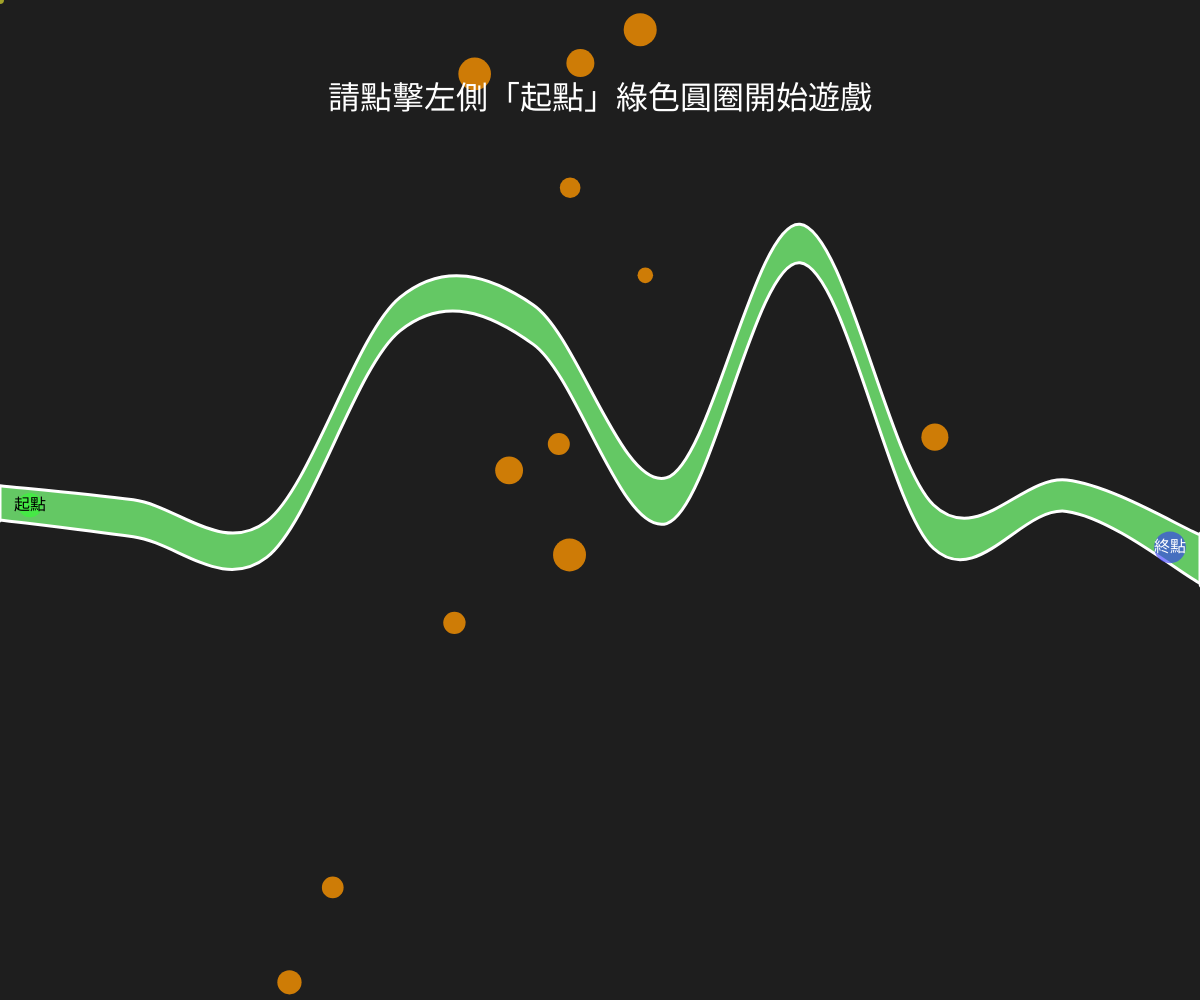
Frame 1 (no input)
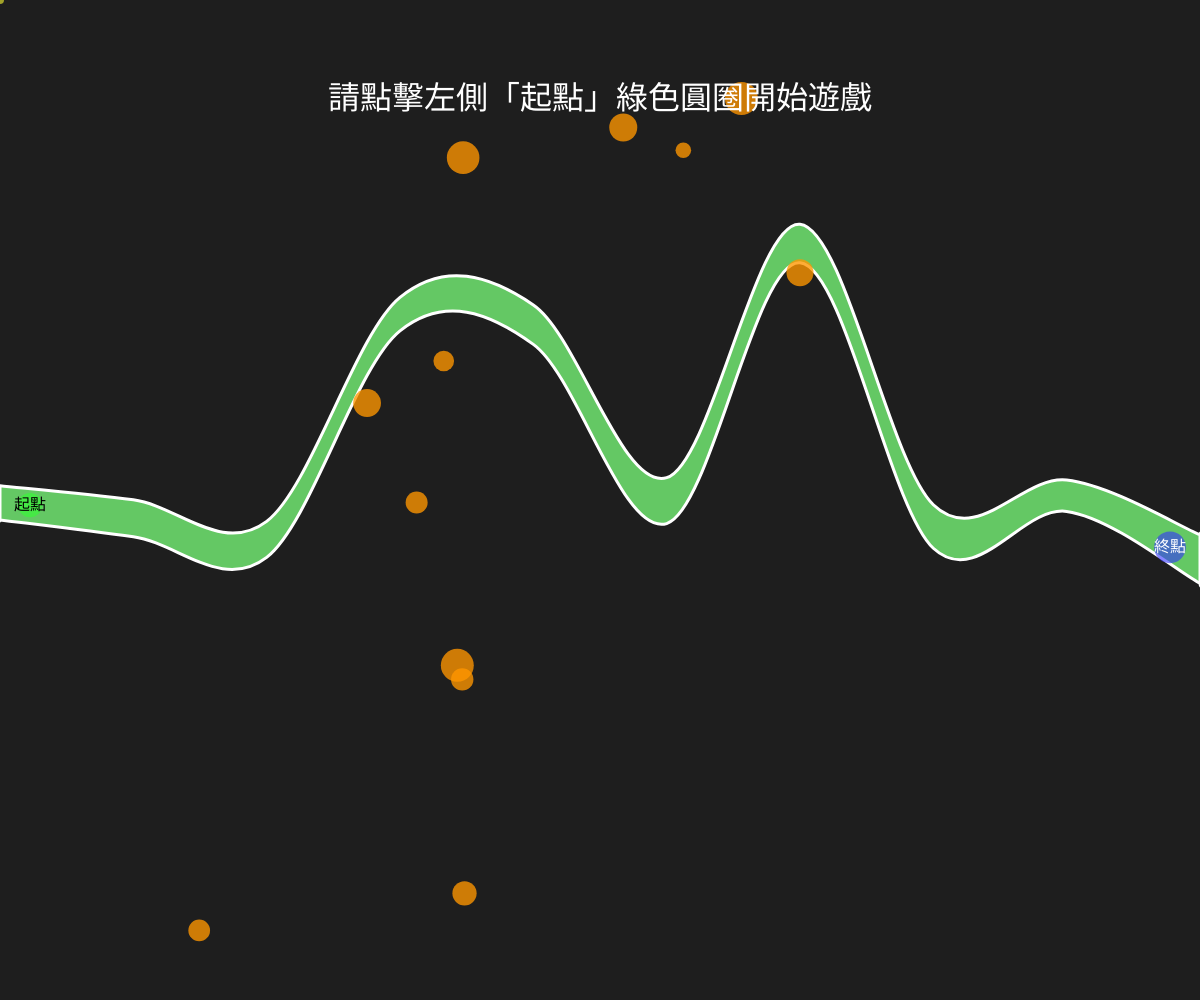
Frame 60 (no input)
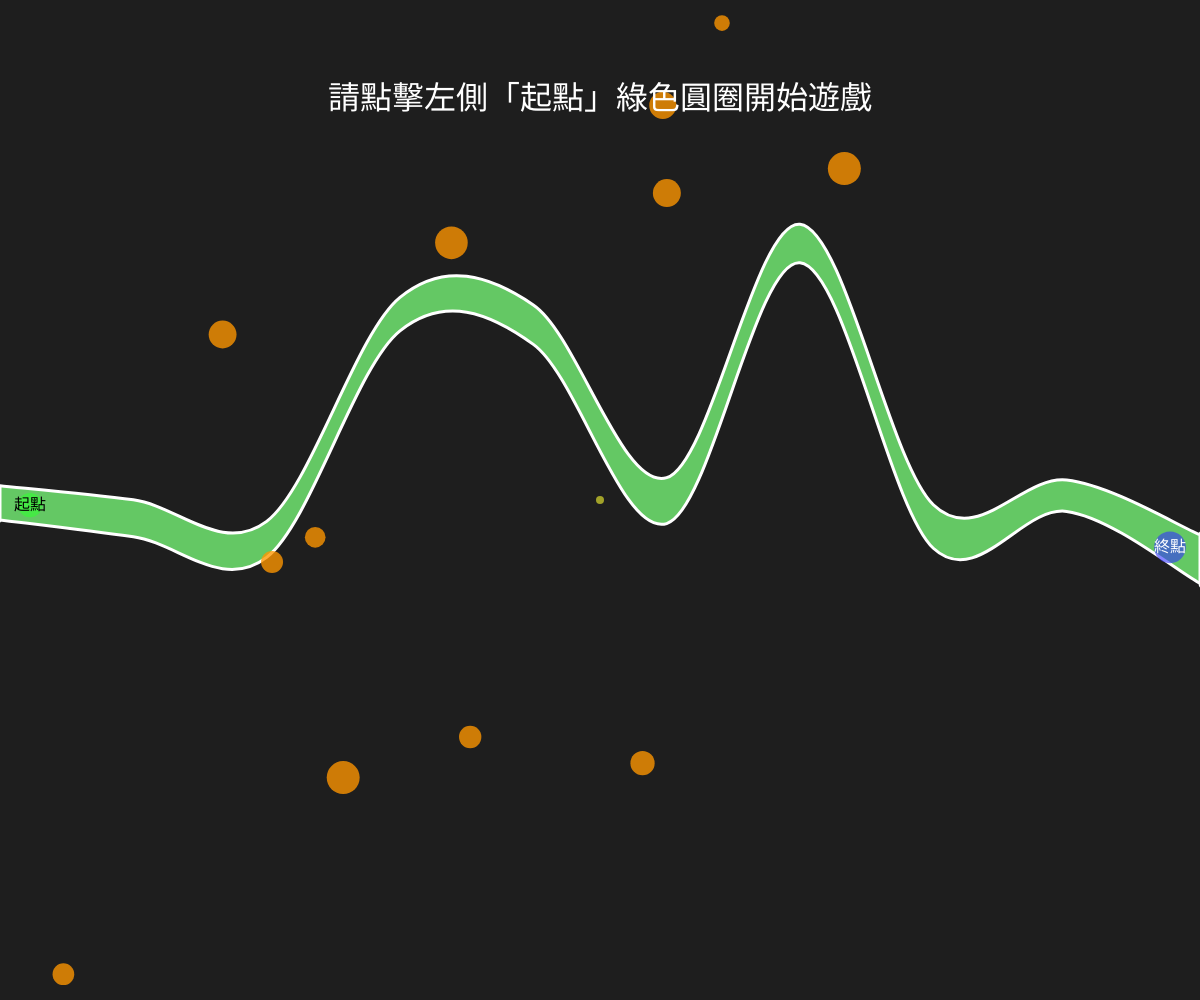
Frame 120 (the mouse pressed at the canvas centre since frame 60)

The p5.js sketch that drew these frames (run headless with seeded random() and noise() and a simulated clock; from frame 60 on, the mouse is pressed at the canvas centre):

// p5.js sketch
// ── sketch.js
let points = [];
const numPoints = 10;
let gameState = "start"; // 遊戲狀態："start", "playing", "fail", "win"
let startZone = { x: 0, y: 0, r: 30 };
let endZone = { x: 0, y: 0, r: 30 };
let obstacles = [];
let lives = 3; // 玩家生命值
let invulnerableTimer = 0; // 受傷後的無敵時間計時器

function setup() {
  createCanvas(windowWidth, windowHeight);
  generatePath();
  generateObstacles();
}

function windowResized() {
  resizeCanvas(windowWidth, windowHeight);
  generatePath();
  generateObstacles();
}

// 產生電流急急棒的路徑點
function generatePath() {
  points = [];
  let stepX = width / (numPoints - 1);

  for (let i = 0; i < numPoints; i++) {
    let x = i * stepX;
    
    // 配合全螢幕，動態調整 Y 座標與間距範圍
    let topY = random(height * 0.2, height * 0.6);
    
    // 將空間距離改為 30 到 50 之間
    let gap = random(30, 50);
    let bottomY = topY + gap;

    points.push({ x: x, topY: topY, bottomY: bottomY });
  }
  
  // 動態計算曲線上確切的 Y 座標，確保起點與終點圓圈「完全在兩條曲線的空間內」
  let startX = min(30, stepX * 0.5);
  let tStart = startX / stepX;
  let sTopY = curvePoint(points[0].topY, points[0].topY, points[1].topY, points[min(2, numPoints - 1)].topY, tStart);
  let sBottomY = curvePoint(points[0].bottomY, points[0].bottomY, points[1].bottomY, points[min(2, numPoints - 1)].bottomY, tStart);
  startZone = { x: startX, y: (sTopY + sBottomY) / 2, r: (sBottomY - sTopY) / 2 * 0.7 };

  let endX = max(width - 30, width - stepX * 0.5);
  let tEnd = (endX - points[numPoints - 2].x) / stepX;
  let eTopY = curvePoint(points[max(0, numPoints - 3)].topY, points[numPoints - 2].topY, points[numPoints - 1].topY, points[numPoints - 1].topY, tEnd);
  let eBottomY = curvePoint(points[max(0, numPoints - 3)].bottomY, points[numPoints - 2].bottomY, points[numPoints - 1].bottomY, points[numPoints - 1].bottomY, tEnd);
  endZone = { x: endX, y: (eTopY + eBottomY) / 2, r: (eBottomY - eTopY) / 2 * 0.7 };

  gameState = "start";
  lives = 3; // 重置生命值
  invulnerableTimer = 0; // 重置無敵時間
}

function draw() {
  if (gameState === "playing") {
    // 遊玩狀態：動態顏色背景 (利用 sin 與 cos 搭配 frameCount 產生緩慢變化的顏色)
    let r = map(sin(frameCount * 0.02), -1, 1, 20, 60);
    let g = map(cos(frameCount * 0.03), -1, 1, 20, 50);
    let b = map(sin(frameCount * 0.04), -1, 1, 40, 80);
    background(r, g, b);
  } else {
    background(30);
  }

  // 繪製安全通道 (使用 vertex 串接)
  fill(100, 200, 100); // 綠色安全區
  stroke(255);         // 白色邊界線條
  strokeWeight(3);
  
  beginShape();
  // 1. 上方 (由左至右串接)
  curveVertex(points[0].x, points[0].topY); // 重複第一個點以錨定曲線
  for (let i = 0; i < numPoints; i++) {
    curveVertex(points[i].x, points[i].topY);
  }
  curveVertex(points[numPoints - 1].x, points[numPoints - 1].topY); // 重複最後一個點

  // 2. 下方 (由右至左串接，這樣才能折返並完整包覆成一個多邊形)
  curveVertex(points[numPoints - 1].x, points[numPoints - 1].bottomY); // 重複第一個點
  for (let i = numPoints - 1; i >= 0; i--) {
    curveVertex(points[i].x, points[i].bottomY);
  }
  curveVertex(points[0].x, points[0].bottomY); // 重複最後一個點
  endShape(CLOSE); // 封閉圖形

  // 更新與繪製動態障礙物
  updateAndDrawObstacles();

  // 繪製起點與終點區
  drawZones();

  // 遊戲狀態邏輯
  if (gameState === "start") {
    // 提示點擊起點開始
    fill(255);
    noStroke();
    textSize(32);
    textAlign(CENTER, CENTER);
    text("請點擊左側「起點」綠色圓圈開始遊戲", width / 2, height * 0.1);

    // 顯示未開始的游標預覽
    fill(255, 255, 50, 150);
    circle(mouseX, mouseY, 8);
  } else if (gameState === "playing") {
    // 畫出代表玩家的滑鼠游標 (紅點)
    let playerRadius = 4; // 游標半徑
    
    // 處理無敵時間與受傷閃爍特效
    if (invulnerableTimer > 0) {
      invulnerableTimer--;
      if (frameCount % 10 < 5) fill(255); // 無敵時間內，游標閃爍白光
      else fill(255, 50, 50);
    } else {
      fill(255, 50, 50);
    }
    
    noStroke();
    circle(mouseX, mouseY, playerRadius * 2);

    // 碰撞偵測 (加入無敵時間判斷)
    if (invulnerableTimer === 0 && (checkCollision(mouseX, mouseY, playerRadius) || checkObstacleCollision(mouseX, mouseY, playerRadius))) {
      lives--; // 扣除一滴血
      if (lives <= 0) {
        gameState = "fail";
      } else {
        invulnerableTimer = 60; // 扣血後給予約 1 秒 (60幀) 的無敵時間，避免瞬間扣光
      }
    } else if (dist(mouseX, mouseY, endZone.x, endZone.y) < endZone.r) {
      // 如果成功抵達終點圓圈範圍，則視為獲勝
      gameState = "win";
    }

    // 顯示生命值 UI
    fill(255);
    noStroke();
    textSize(24);
    textAlign(LEFT, TOP);
    text(`生命值: ${lives}`, 20, 20);
  } else if (gameState === "fail") {
    // 遊戲失敗畫面
    fill(255, 50, 50);
    noStroke();
    textSize(48);
    textAlign(CENTER, CENTER);
    text("遊戲失敗！", width / 2, height / 2 - 20);
    textSize(20);
    text("點擊滑鼠左鍵重新產生關卡", width / 2, height / 2 + 30);
  } else if (gameState === "win") {
    // 遊戲通關畫面
    fill(50, 255, 50);
    noStroke();
    textSize(48);
    textAlign(CENTER, CENTER);
    text("恭喜通關！", width / 2, height / 2 - 20);
    textSize(20);
    text("點擊滑鼠左鍵挑戰新關卡", width / 2, height / 2 + 30);
  }
}

// 檢查是否碰到線條或出界
function checkCollision(mx, my, radius) {
  // 避免遊戲一開始滑鼠還沒進入畫布就判定失敗
  if (mx <= 0 || mx >= width || my <= 0 || my >= height) {
    return false;
  }

  // 判斷滑鼠目前位在哪個 X 座標的區段內
  for (let i = 0; i < numPoints - 1; i++) {
    let p1 = points[i];
    let p2 = points[i + 1];

    if (mx >= p1.x && mx <= p2.x) {
      // 核心邏輯：因為改為 curveVertex，必須使用 curvePoint 而非 lerp 才能完美對齊曲線邊緣
      let t = (mx - p1.x) / (p2.x - p1.x);
      
      let p0 = points[max(0, i - 1)];
      let p3 = points[min(numPoints - 1, i + 2)];

      let currentTopY = curvePoint(p0.topY, p1.topY, p2.topY, p3.topY, t);
      let currentBottomY = curvePoint(p0.bottomY, p1.bottomY, p2.bottomY, p3.bottomY, t);

      // 檢查滑鼠是否超出上下邊界 (考慮到游標紅點的半徑)
      if (my - radius <= currentTopY || my + radius >= currentBottomY) {
        return true; // 發生碰撞！
      } else {
        return false; // 安全
      }
    }
  }
  return true; // 如果邏輯漏接掉落到區段外，也算失敗
}

// 監聽滑鼠點擊事件
function mousePressed() {
  if (gameState === "start") {
    // 檢查是否點擊在起點範圍內
    if (dist(mouseX, mouseY, startZone.x, startZone.y) < startZone.r) {
      gameState = "playing";
    }
  } else if (gameState === "fail" || gameState === "win") {
    // 失敗或過關時，點擊重置遊戲
    generatePath();
    generateObstacles();
  }
}

function generateObstacles() {
  obstacles = [];
  let numObstacles = floor(width / 100); // 根據螢幕寬度決定數量
  for (let i = 0; i < numObstacles; i++) {
    obstacles.push({
      x: random(width * 0.2, width * 0.8), // 避免直接出生在起點或終點
      y: random(height),
      vx: random(-3, 3),
      vy: random(-3, 3),
      size: random(15, 35)
    });
  }
}

function updateAndDrawObstacles() {
  for (let obs of obstacles) {
    obs.x += obs.vx;
    obs.y += obs.vy;

    // 碰到邊界反彈
    if (obs.x < 0 || obs.x > width) obs.vx *= -1;
    if (obs.y < 0 || obs.y > height) obs.vy *= -1;

    fill(255, 150, 0, 200); // 橘色危險障礙物
    noStroke();
    circle(obs.x, obs.y, obs.size);
  }
}

function checkObstacleCollision(mx, my, radius) {
  for (let obs of obstacles) {
    let d = dist(mx, my, obs.x, obs.y);
    if (d < radius + obs.size / 2) {
      return true;
    }
  }
  return false;
}

function drawZones() {
  // 繪製起點
  fill(50, 255, 50, 150);
  noStroke();
  circle(startZone.x, startZone.y, startZone.r * 2);
  fill(0);
  textSize(16);
  textAlign(CENTER, CENTER);
  text("起點", startZone.x, startZone.y);

  // 繪製終點
  fill(50, 50, 255, 150);
  circle(endZone.x, endZone.y, endZone.r * 2);
  fill(255);
  text("終點", endZone.x, endZone.y);
}
